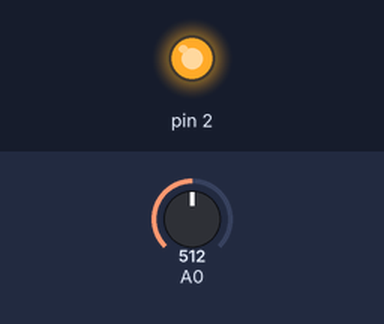
Bench run of a sketch on a simulated Arduino Uno, built with avr-gcc and run on an emulated ATmega328P. Shown: output pins drawn as LEDs (lit = HIGH). Inputs (shaded band) come from the test bench; at power-on: A0 = 512. What the sketch prints to the serial monitor is not drawn.

Above: at 0.1 s.
Timing chart, 0 to 1.6 s (numbered marks = the images above):
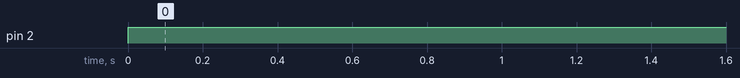

The sketch:

smashing_crift1.ino
```cpp
void setup()
{
  pinMode(2, OUTPUT);
  Serial.begin(9600);
}

void loop()
{
  int sensorvalue=0;
  sensorvalue= analogRead(A0);
  Serial.println(sensorvalue);
  if(sensorvalue <535)
  {
    digitalWrite(2,HIGH);
   }
   if(sensorvalue >535)
  {
    digitalWrite(2,HIGH);
     digitalWrite(3,HIGH);
     digitalWrite(4,HIGH);
     digitalWrite(5,HIGH);
   }

}
```

Measured:
- by itself, pin 2: LOW → HIGH at 0.00 s
